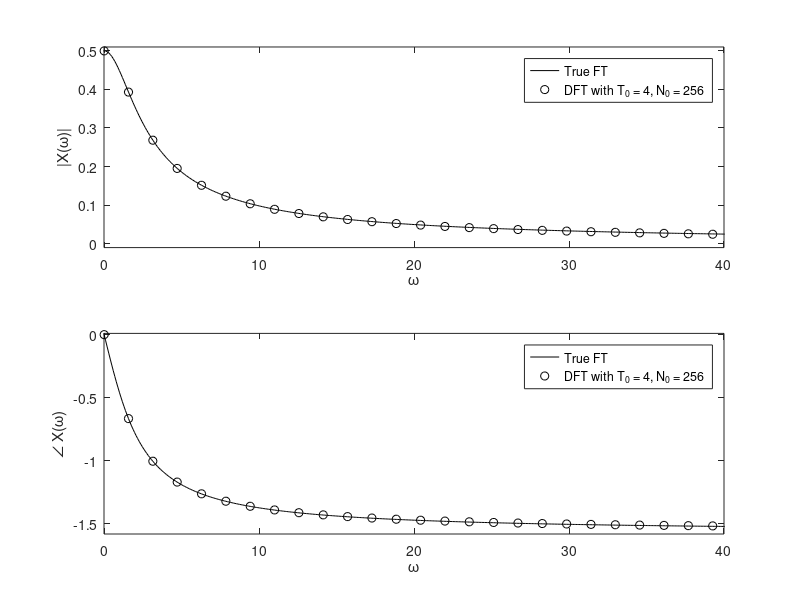

Write MATLAB code to recreate this figure.
% Use DFT to compute FT:
        T_0 = 4; N_0 = 256;
        T = T_0/N_0; t = (0:T:T*(N_0-1))'; 
        x = T*exp(-2*t); x(1) = T*(exp(-2*T_0)+1)/2;
        X_r = fft(x); r = [-N_0/2:N_0/2-1]'; omega_r = r*2*pi/T_0;
        % True FT:
        omega = linspace(-pi/T,pi/T,4097); X = 1./(j*omega+2);
        % For clarity, display spectrum over restricted frequency range:
        subplot(211);
        plot(omega,abs(X),'k',omega_r,fftshift(abs(X_r)),'ko'); 
        xlabel('\omega'); ylabel('|X(\omega)|')
        axis([-0.01 40 -0.01 0.51]);
        legend('True FT',['DFT with T_0 = ',num2str(T_0),...
                ', N_0 = ',num2str(N_0)]); 
        subplot(212);
        plot(omega,angle(X),'k',omega_r,fftshift(angle(X_r)),'ko'); 
        xlabel('\omega'); ylabel('\angle X(\omega)')
        axis([-0.01 40 -pi/2-0.01 0.01]);
        legend('True FT',['DFT with T_0 = ',num2str(T_0),...
                ', N_0 = ',num2str(N_0)]); 
output1=abs(X);
output2=fftshift(abs(X_r));
output3=angle(X);
output4=fftshift(angle(X_r));